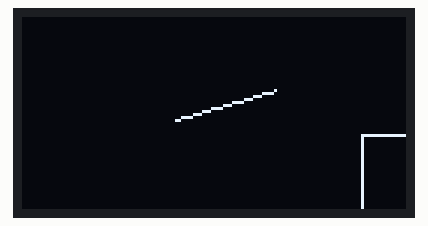
This sketch was run on a simulated Arduboy, built with avr-gcc and run on an emulated ATmega32U4. On the bench: 128×64 one-colour display. Random numbers use the default seed unless the sketch sets one.

Above: at 0.14 s.
At 5.04 s:
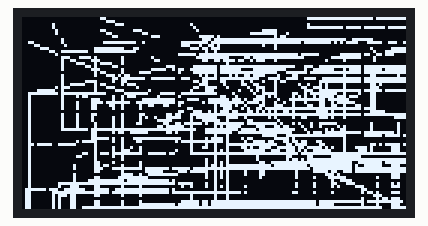
At 10.07 s:
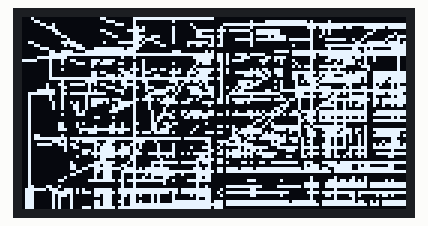
At 19.99 s:
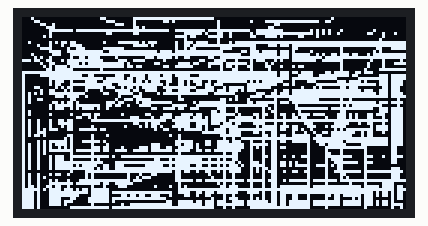
At 29.91 s:
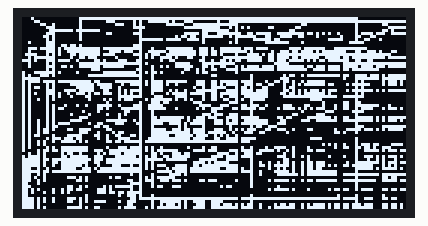
At 39.84 s:
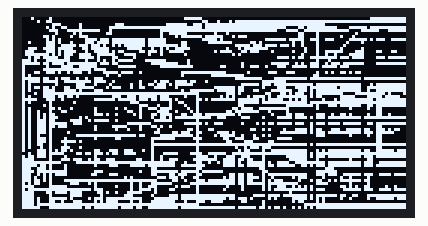

The sketch:

main.ino
```cpp
#include "Arduboy.h"
#include "point.h"
#include "line.h"
#include "rectangle.h"

Arduboy arduboy;

void setup() {
    arduboy.begin();
    arduboy.setFrameRate(15);
    arduboy.clear();
}

void loop() {
    if (!arduboy.nextFrame()) {
        return;
    }

    Point p1(random(128), random(64));
    arduboy.drawPixel(p1.x, p1.y, random(2));

    Point p2(random(128), random(64));
    arduboy.drawPixel(p2.x, p2.y, random(2));

    Line l(p1,p2);
    arduboy.drawLine(l.p1.x, l.p1.y, l.p2.x, l.p2.y, random(2));

    Rectangle box(p1, random(128), random(64));
    arduboy.drawRect(box.origin.x, box.origin.y, box.width, box.height, random(2));

    arduboy.display();

    delay(50);
}
```
